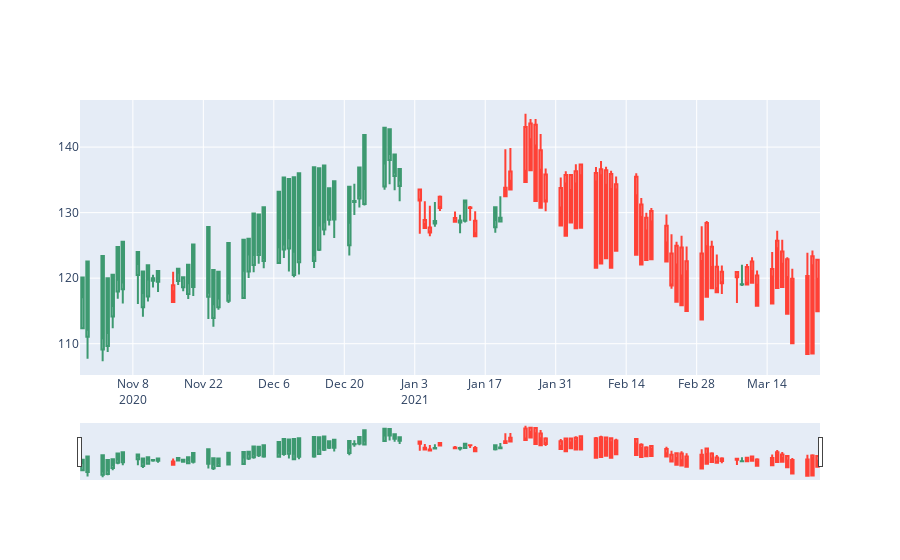

Here is the notebook cell this chart was saved with:
### Code cell
plot_candlestick(times_daily, open_prices, high_prices, low_prices, adjusted_close_prices)
